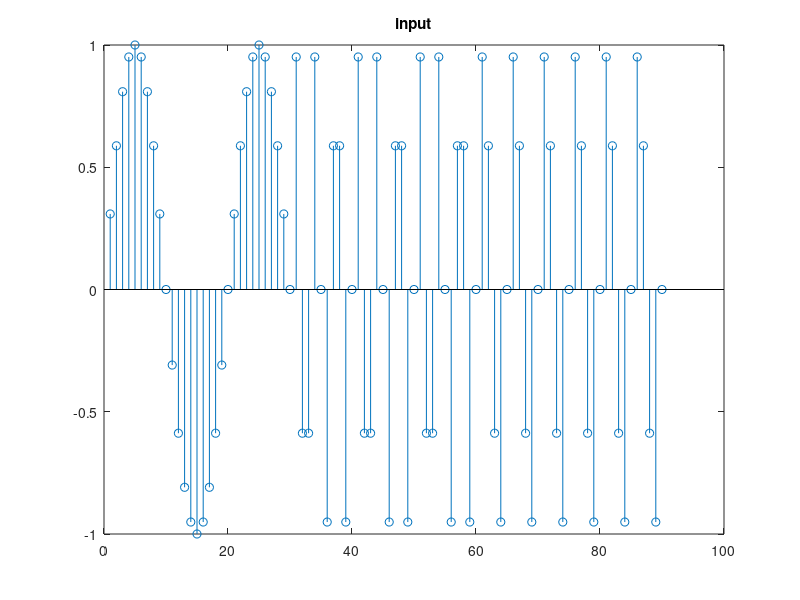

Reproduce this figure in MATLAB. (Note: this script raises an error after producing the figure.)
%generate the filter co-eff for the given order & cut-off say N=33,fc=150
%and fs=1000hz using hamming window
clc;
clear all;
h=fir1(33,150/(1000/2),hamming(34));

%gen output for 50,300 & 200hz, for 30 points
n=1:30;
f1=50;  f2=300;  f3=200;  fs=1000;
x=[];
x1=sin(2*pi*n*f1/fs);
x2=sin(2*pi*n*f2/fs);
x3=sin(2*pi*n*f3/fs);
x=[x1 x2 x3];
%x1=fi(x);
%subplot(2,1,1);
figure(1);
stem(x);
title('input');

%generate o/p
%y=conv(h,x);
y=filter(h,1,x);
disp('y');
disp(y);
yf=fi(y);

%if yf>=0
    %yf=round(yf);
%else yf=floor(yf);
% end
disp('yf');
disp(yf);
figure(2);
subplot(2,1,1);
stem(y);
title('o/p');
subplot(2,1,2);
stem(yf);
title('o/p fixed');